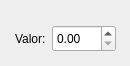
     <widget class="QWidget" name="const_0_server_2">
      <widget class="QWidget" name="const_server_2" native="true">
       <property name="geometry">
        <rect>
         <x>10</x>
         <y>20</y>
         <width>111</width>
         <height>37</height>
        </rect>
       </property>
       <property name="sizePolicy">
        <sizepolicy hsizetype="Expanding" vsizetype="Expanding">
         <horstretch>0</horstretch>
         <verstretch>0</verstretch>
        </sizepolicy>
       </property>
       <layout class="QHBoxLayout" name="const_layout_server_2" stretch="0,0">
        <property name="sizeConstraint">
         <enum>QLayout::SetDefaultConstraint</enum>
        </property>
        <property name="leftMargin">
         <number>5</number>
        </property>
        <property name="topMargin">
         <number>5</number>
        </property>
        <property name="rightMargin">
         <number>5</number>
        </property>
        <property name="bottomMargin">
         <number>5</number>
        </property>
        <item>
         <widget class="QLabel" name="label_29">
          <property name="sizePolicy">
           <sizepolicy hsizetype="Minimum" vsizetype="Minimum">
            <horstretch>0</horstretch>
            <verstretch>0</verstretch>
           </sizepolicy>
          </property>
          <property name="minimumSize">
           <size>
            <width>0</width>
            <height>0</height>
           </size>
          </property>
          <property name="text">
           <string>Valor:</string>
          </property>
         </widget>
        </item>
        <item>
         <widget class="QDoubleSpinBox" name="const_value_server_2">
          <property name="sizePolicy">
           <sizepolicy hsizetype="Expanding" vsizetype="Expanding">
            <horstretch>0</horstretch>
            <verstretch>0</verstretch>
           </sizepolicy>
          </property>
         </widget>
        </item>
       </layout>
      </widget>
     </widget>
